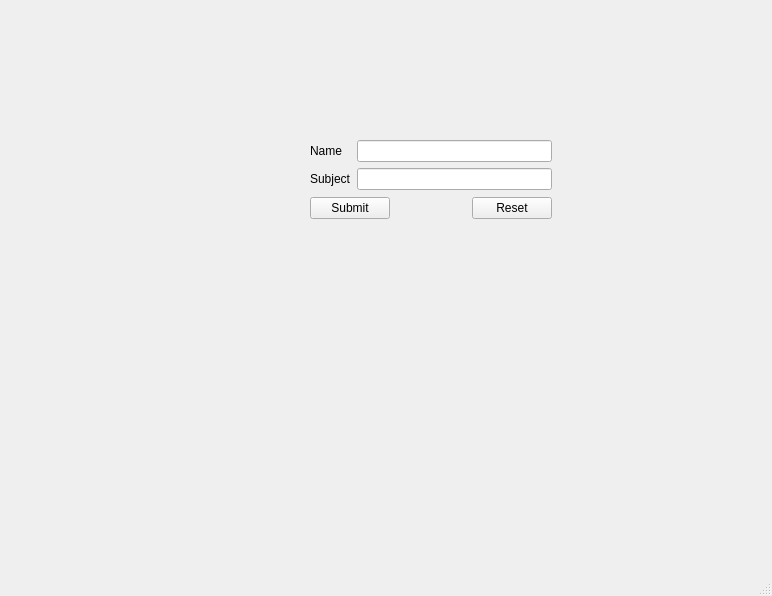
<?xml version="1.0" encoding="UTF-8"?>
<ui version="4.0">
 <class>MainWindow</class>
 <widget class="QMainWindow" name="MainWindow">
  <property name="geometry">
   <rect>
    <x>0</x>
    <y>0</y>
    <width>772</width>
    <height>596</height>
   </rect>
  </property>
  <property name="windowTitle">
   <string>MainWindow</string>
  </property>
  <widget class="QWidget" name="centralwidget">
   <widget class="QStackedWidget" name="stackedWidget">
    <property name="geometry">
     <rect>
      <x>250</x>
      <y>39</y>
      <width>321</width>
      <height>261</height>
     </rect>
    </property>
    <property name="currentIndex">
     <number>0</number>
    </property>
    <widget class="QWidget" name="page">
     <widget class="QWidget" name="layoutWidget">
      <property name="geometry">
       <rect>
        <x>60</x>
        <y>100</y>
        <width>242</width>
        <height>83</height>
       </rect>
      </property>
      <layout class="QVBoxLayout" name="verticalLayout_8">
       <item>
        <layout class="QHBoxLayout" name="horizontalLayout_3">
         <item>
          <layout class="QVBoxLayout" name="verticalLayout_5">
           <item>
            <widget class="QLabel" name="NameLbl">
             <property name="text">
              <string>Name</string>
             </property>
            </widget>
           </item>
           <item>
            <widget class="QLabel" name="subjectLbl">
             <property name="text">
              <string>Subject</string>
             </property>
            </widget>
           </item>
          </layout>
         </item>
         <item>
          <layout class="QVBoxLayout" name="verticalLayout_7">
           <item>
            <widget class="QLineEdit" name="nameEdit"/>
           </item>
           <item>
            <widget class="QLineEdit" name="subjectEdit"/>
           </item>
          </layout>
         </item>
        </layout>
       </item>
       <item>
        <layout class="QHBoxLayout" name="horizontalLayout_4">
         <item>
          <widget class="QPushButton" name="submitBtn">
           <property name="text">
            <string>Submit</string>
           </property>
          </widget>
         </item>
         <item>
          <spacer name="horizontalSpacer">
           <property name="orientation">
            <enum>Qt::Horizontal</enum>
           </property>
           <property name="sizeHint" stdset="0">
            <size>
             <width>40</width>
             <height>20</height>
            </size>
           </property>
          </spacer>
         </item>
         <item>
          <widget class="QPushButton" name="resetBtn">
           <property name="text">
            <string>Reset</string>
           </property>
          </widget>
         </item>
        </layout>
       </item>
      </layout>
     </widget>
    </widget>
    <widget class="QWidget" name="page_2"/>
   </widget>
  </widget>
  <widget class="QMenuBar" name="menubar">
   <property name="geometry">
    <rect>
     <x>0</x>
     <y>0</y>
     <width>772</width>
     <height>21</height>
    </rect>
   </property>
  </widget>
  <widget class="QStatusBar" name="statusbar"/>
 </widget>
 <resources/>
 <connections/>
</ui>
